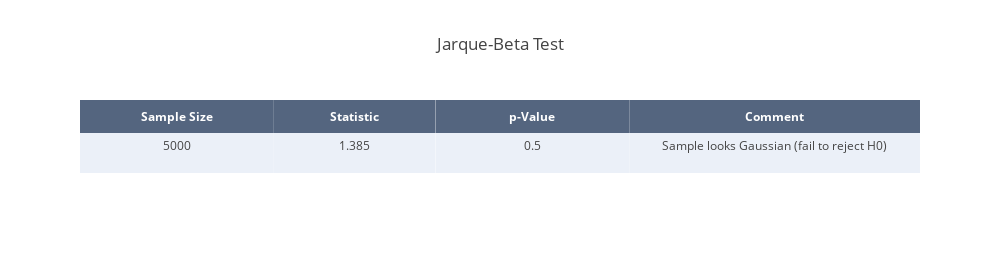

The code cell stored with this chart in its notebook:
### Markdown cell above
### Jarque-Beta Test
The Jarque-Bera test was proposed by Carlos M. Jarque and Anil K. Bera (1982) and also calculates summary statistics from the sample data to verify whether the data sample differs from the normal distribution. Concretely, the test determines whether the skewness and kurtosis of the data sample are unusual compared to their expected values, as measured by a chi-square statistic.

### Code cell
# Normality test
test = "Jarque-Beta Test"
stat, p = stats.jarque_bera(samples_i_t)

# Round results
stat = round(stat, 3)
p = round(p, 3)

# Interpre results
alpha = 0.05
if p > alpha:
    msg = 'Sample looks Gaussian (fail to reject H0)'
else:
    msg = "Sample does not look Gaussian (reject H0)"

# Create table
result_mat = [len(samples_i_t), stat, p, msg]

trace = go.Table(
    header=dict(values=['<b>Sample Size</b>', '<b>Statistic</b>', '<b>p-Value</b>', '<b>Comment</b>'],
                line = dict(width=0),
                fill = dict(color='rgba(42,63,95,0.8)'),
                align = 'center',
                font = dict(
                    color = '#ffffff',
                    size = 12
                )),
    cells=dict(values=np.array(result_mat).T,
               line = dict(width=0),
               fill = dict(color=[['#EBF0F8', '#ffffff', '#EBF0F8', '#ffffff']]),
               align = 'center',
               height = 40),
    columnwidth=[0.3, 0.25, 0.3, 0.45])
       
data = [trace]

layout = dict(title=test, height=260, width=1000)

jb_table = dict(data=data, layout=layout)

# Plot table
py.offline.iplot(jb_table)

### Figure 1 — Plotly figure (JSON) as saved in the notebook; plotly's stock layout.template omitted (floating-point values rounded to 4 significant figures)
{"data": [{"cells": {"align": "center", "fill": {"color": [["#EBF0F8", "#ffffff", "#EBF0F8", "#ffffff"]]}, "height": 40, "line": {"width": 0}, "values": ["5000", "1.385", "0.5", "Sample looks Gaussian (fail to reject H0)"]}, "columnwidth": [0.3, 0.25, 0.3, 0.45], "header": {"align": "center", "fill": {"color": "rgba(42,63,95,0.8)"}, "font": {"color": "#ffffff", "size": 12}, "line": {"width": 0}, "values": ["<b>Sample Size</b>", "<b>Statistic</b>", "<b>p-Value</b>", "<b>Comment</b>"]}, "type": "table", "uid": "2b68b1d9-b278-48d3-a034-b667b4a40158"}], "layout": {"height": 260, "title": {"text": "Jarque-Beta Test"}, "width": 1000}}
